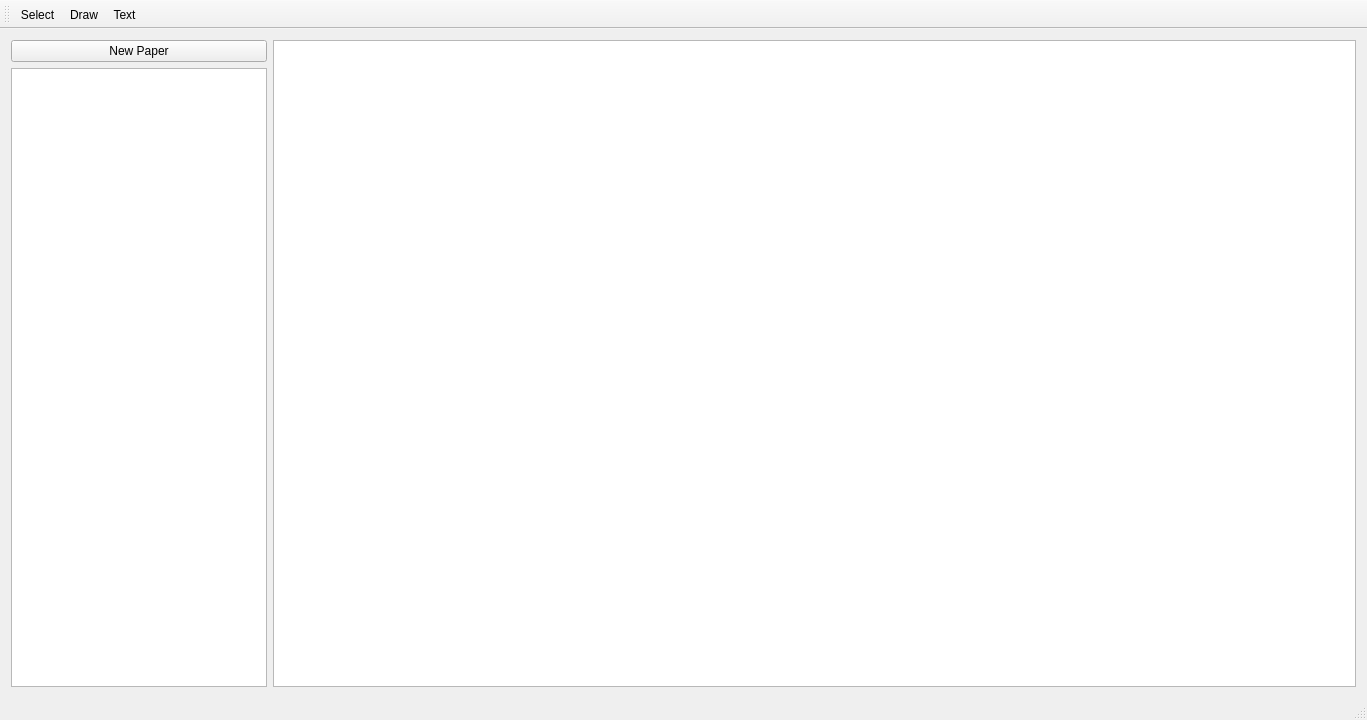
<?xml version="1.0" encoding="UTF-8"?>
<ui version="4.0">
 <class>MainWindow</class>
 <widget class="QMainWindow" name="MainWindow">
  <property name="geometry">
   <rect>
    <x>0</x>
    <y>0</y>
    <width>1367</width>
    <height>720</height>
   </rect>
  </property>
  <property name="windowTitle">
   <string>MainWindow</string>
  </property>
  <widget class="QWidget" name="centralWidget">
   <layout class="QGridLayout" name="gridLayout">
    <item row="1" column="0">
     <widget class="PaperList" name="listWidget"/>
    </item>
    <item row="0" column="0">
     <widget class="QPushButton" name="newPaperButton">
      <property name="text">
       <string>New Paper</string>
      </property>
     </widget>
    </item>
    <item row="0" column="1" rowspan="2">
     <widget class="QGraphicsView" name="graphicsView">
      <property name="sizePolicy">
       <sizepolicy hsizetype="Expanding" vsizetype="Expanding">
        <horstretch>1</horstretch>
        <verstretch>0</verstretch>
       </sizepolicy>
      </property>
     </widget>
    </item>
   </layout>
  </widget>
  <widget class="QMenuBar" name="menuBar">
   <property name="geometry">
    <rect>
     <x>0</x>
     <y>0</y>
     <width>1367</width>
     <height>22</height>
    </rect>
   </property>
  </widget>
  <widget class="QToolBar" name="mainToolBar">
   <attribute name="toolBarArea">
    <enum>TopToolBarArea</enum>
   </attribute>
   <attribute name="toolBarBreak">
    <bool>false</bool>
   </attribute>
   <addaction name="actionSelect"/>
   <addaction name="actionDraw"/>
   <addaction name="actionText"/>
  </widget>
  <widget class="QStatusBar" name="statusBar"/>
  <action name="actionDraw">
   <property name="checkable">
    <bool>true</bool>
   </property>
   <property name="icon">
    <iconset resource="assets.qrc">
     <normaloff>:/assets/pencil.svg</normaloff>:/assets/pencil.svg</iconset>
   </property>
   <property name="text">
    <string>Draw</string>
   </property>
   <property name="shortcut">
    <string>Ctrl+D</string>
   </property>
  </action>
  <action name="actionText">
   <property name="checkable">
    <bool>true</bool>
   </property>
   <property name="icon">
    <iconset resource="assets.qrc">
     <normaloff>:/assets/text_tool_icon.svg</normaloff>:/assets/text_tool_icon.svg</iconset>
   </property>
   <property name="text">
    <string>Text</string>
   </property>
   <property name="toolTip">
    <string>Insert Text</string>
   </property>
   <property name="shortcut">
    <string>Ctrl+T</string>
   </property>
  </action>
  <action name="actionSelect">
   <property name="checkable">
    <bool>true</bool>
   </property>
   <property name="icon">
    <iconset resource="assets.qrc">
     <normaloff>:/assets/cursor.svg</normaloff>:/assets/cursor.svg</iconset>
   </property>
   <property name="text">
    <string>Select</string>
   </property>
   <property name="toolTip">
    <string>Select Mode</string>
   </property>
   <property name="shortcut">
    <string>Ctrl+S, Esc</string>
   </property>
  </action>
 </widget>
 <layoutdefault spacing="6" margin="11"/>
 <customwidgets>
  <customwidget>
   <class>PaperList</class>
   <extends>QListWidget</extends>
   <header>paperlist.h</header>
  </customwidget>
 </customwidgets>
 <resources>
  <include location="assets.qrc"/>
 </resources>
 <connections/>
</ui>
